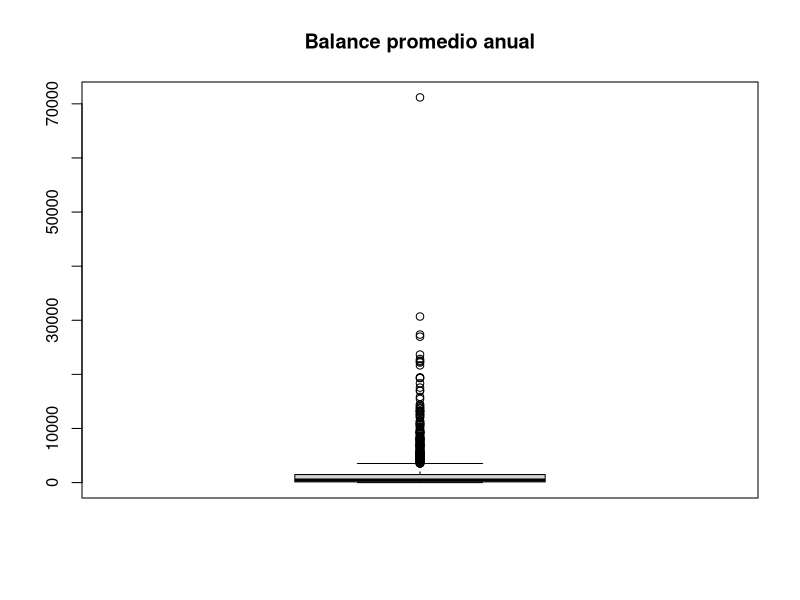
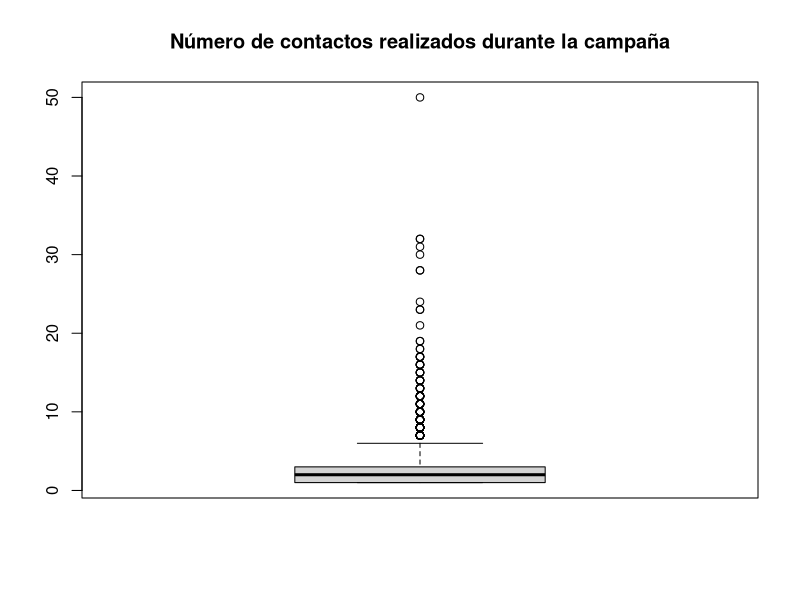
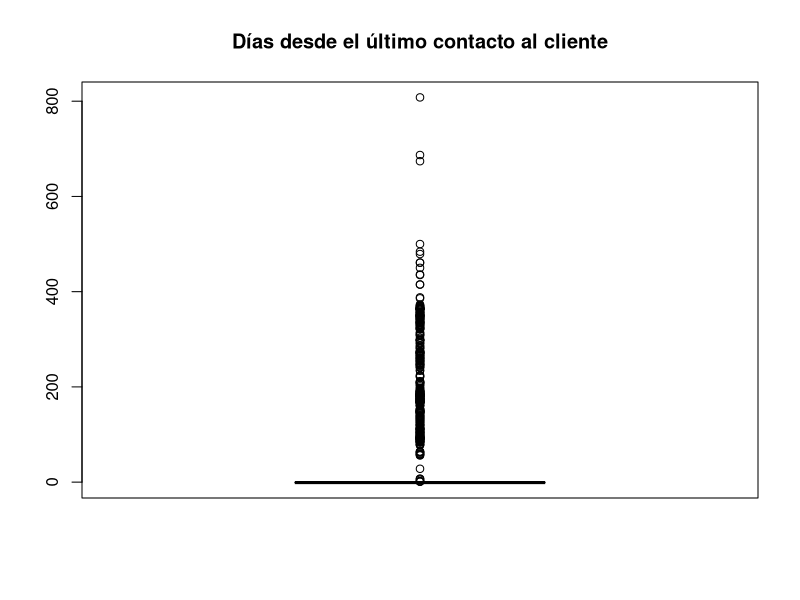
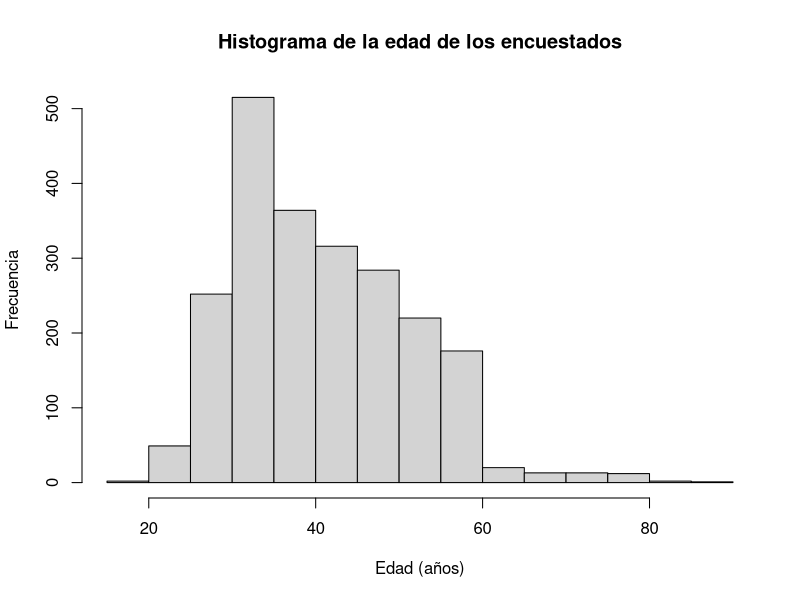
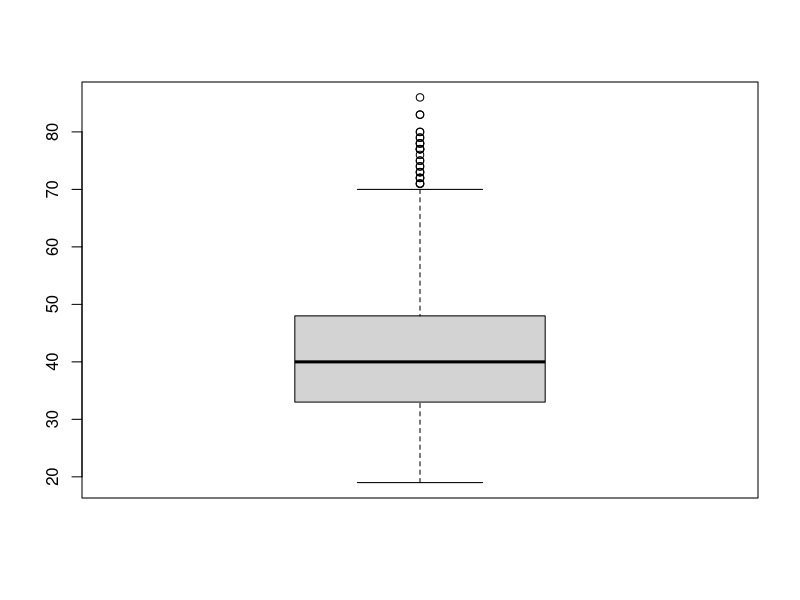
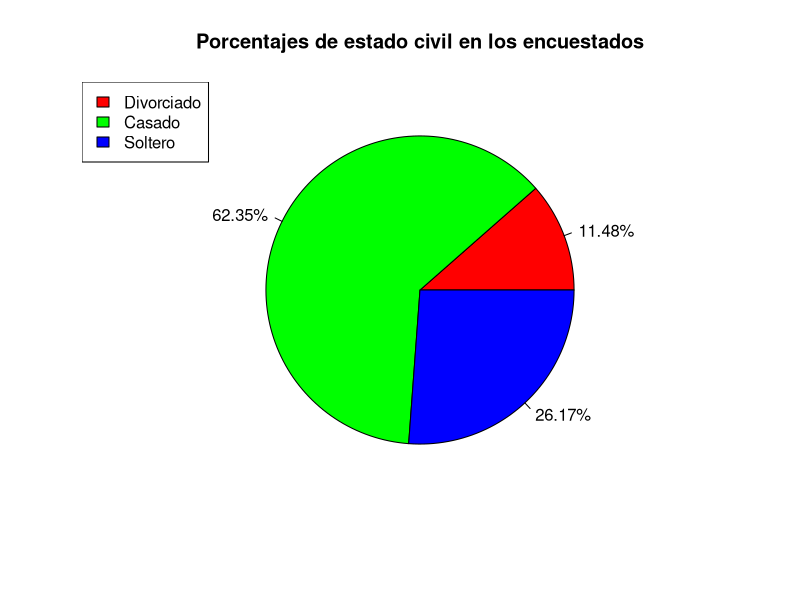
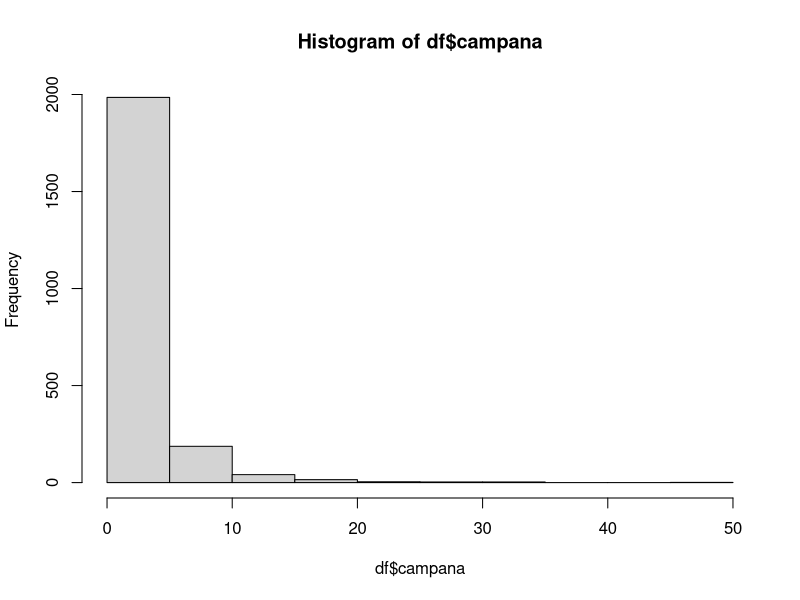
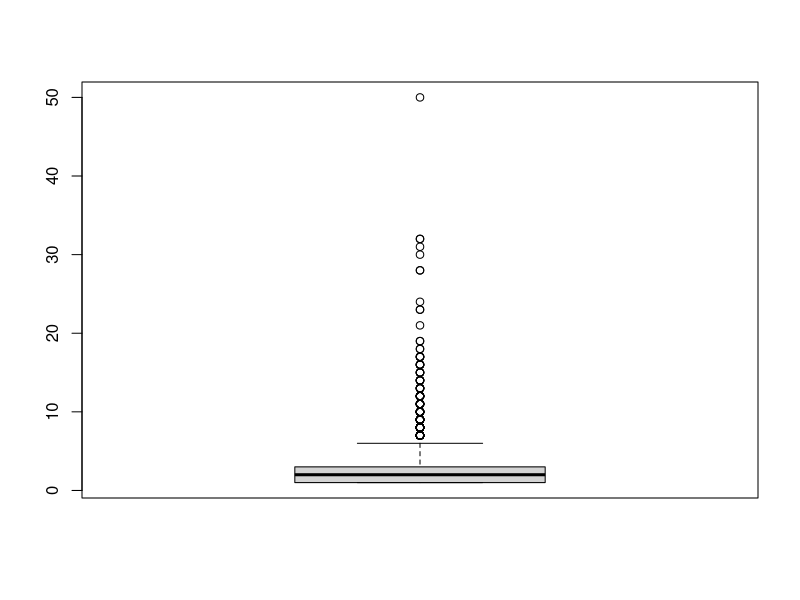

These figures' R source, in order:
## ---- chunk 1
cv <- function(x) sd(x, na.rm = TRUE) / mean(x, na.rm = TRUE)
is.discrete <- function(x) all(x == as.integer(x), na.rm = TRUE)
ran <- function(x) max(x) - min(x)
## ---- chunk 2
#| output: false

if (!require("tidyverse")) install.packages("tidyverse")
if (!require("modeest")) install.packages("modeest")
if (!require("knitr")) install.packages("knitr")
if (!require("ggplot2")) install.packages("ggplot2")

library("tidyverse") # `dplyr` viene con tidyverse
library("modeest")
library("knitr")
## ---- chunk 3
df <- read_csv("data/AdquisicionAhorro.csv")
kable(df[1:12, ])
## ---- chunk 4
if ("Adq_Ahorro" %in% colnames(df))
  df <- df %>% rename(adq_ahorro = Adq_Ahorro)
## ---- chunk 5
df <- df %>% select(edad, estciv, educacion, mora, balance, campana, pdias, adq_ahorro)
## ---- chunk 6
df$balance <- as.numeric(df$balance)
## ---- chunk 7
typeof(df$balance)
## ---- chunk 8
colSums(is.na(df))
## ---- chunk 9
# Esta función calcula la moda de una lista de datos `x`
# y la imputa en sus valores faltantes.
input_mode <- function(x) replace_na(x, mfv(x))

df$estciv <- replace_na(df$estciv, mfv(df$estciv))
df$educacion <- replace(df$educacion, is.na(df$educacion) | df$educacion == "desconocido", mfv(df$educacion))
df$mora <- replace_na(df$mora, mfv(df$mora))
## ---- chunk 10
# Esta función calcula el coeficiente de variación de `x`
# ignorando los NAs
cvs <- apply(df %>% select(edad, balance, campana), 2, cv)
cvs
## ---- chunk 11
for (colname in names(cvs)) {
  x <- df[[colname]]

  x_mean = mean(x, na.rm = TRUE)
  x_median = median(x, na.rm = TRUE)

  # Si CV < 0.3, usar la media; sino, la mediana
  replace_value <- ifelse(cvs[[colname]] < 0.3, x_mean,  x_median)

  if (is.discrete(x))
    replace_value <- round(replace_value)

  df[[colname]] <- replace_na(x, replace_value)
}
## ---- chunk 12
df <- df %>% filter(!is.na(df$pdias))
## ---- chunk 13
summary(df %>% select(edad, balance, campana, pdias))
## ---- chunk 14
boxplot(df$balance, main = "Balance promedio anual")
## ---- chunk 15
boxplot(df$campana, main = "Número de contactos realizados durante la campaña")
## ---- chunk 16
summary(df$pdias[df$pdias != -1])
## ---- chunk 17
boxplot(df$pdias, main = "Días desde el último contacto al cliente")
## ---- chunk 18
apply(df %>% select(estciv, educacion, mora, adq_ahorro), 2, unique)
## ---- chunk 19
summary(df)
kable(df[1:12, ])
## ---- chunk 20
colSums(is.na(df))
## ---- chunk 21
# Esta función imprime información relevante sobre una columna
full_summary <- function(x) {
  print(summary(x))

  if (class(x) == "numeric") {
    cat("Rango:", round(ran(x), 2), "\n")
    cat("IQR:", round(IQR(x), 2), "\n")
    cat("SD:", round(sd(x), 2), "\n")
    cat("CV:", round(cv(x), 2), "\n")
    cat("Moda:", round(mfv(x), 2), "\n")
  } else {
    freqs <- table(x)
    rel_freqs <- prop.table(freqs)
    full_table <- rbind(absolute = freqs, relative = round(rel_freqs, 2))

    cat("\n")
    cat("Frecuencias:\n")
    print(full_table)
    cat("\n")
    cat("Moda:", mfv(x), "\n")
  }
}
## ---- chunk 22
hist(
  df$edad,
  main = "Histograma de la edad de los encuestados",
  xlab = "Edad (años)",
  ylab = "Frecuencia"
)
## ---- chunk 23
boxplot(df$edad)
## ---- chunk 24
full_summary(df$edad)
## ---- chunk 25
estciv_table <- table(df$estciv)
labels <- paste0(round(100 * estciv_table / sum(estciv_table), 2), "%")

colors = rainbow(length(estciv_table))
pie(estciv_table, labels = labels, col = colors, main = "Porcentajes de estado civil en los encuestados")
legend("topleft", legend = c("Divorciado", "Casado", "Soltero"), fill = colors)
## ---- chunk 26
full_summary(df$estciv)
## ---- chunk 27
hist(df$campana)
## ---- chunk 28
boxplot(df$campana)
## ---- chunk 29
# Usaremos esta función para filtrar datos fuera de un cierto rango
filter_outliers <- function(x, factor = 1.5) {
  iqr = IQR(x)
  lower_bound = quantile(x, 0.25) - factor * iqr
  upper_bound = quantile(x, 0.75) + factor * iqr
  iqr_balances = x[x >= lower_bound & x < upper_bound]
}
## ---- chunk 30
campana_2_table <- table(filter_outliers(df$campana))

barplot(
  campana_2_table,
  main = "Gráfico de barras de campaña (sin atípicos)",
  xlab = "Número de contactos (campaña)",
  ylab = "Frecuencia"
)
## ---- chunk 31
full_summary(df$campana)
## ---- chunk 32
boxplot(
  df$edad ~ df$adq_ahorro,
  main = "Diagrama de caja de la edad de los encuestados",
  xlab = "Adquisición de la cuenta de ahorro (0 = no, 1 = sí)", ylab = "Edad (años)",
  col = rainbow(length(unique(df$adq_ahorro)))
)
## ---- chunk 33
data <- table(df$adq_ahorro, df$estciv)
mosaicplot(data, main = "Diagrama de mosaico", color = TRUE)
## ---- chunk 34
boxplot(
  df$edad ~ df$estciv,
  main = "Diagrama de caja de edades por estado civil",
  col = rainbow(length(unique(df$estciv))),
  xlab = "Estado civil",
  ylab = "Edad (años)"
)
## ---- chunk 35
ggplot(df, aes(x = campana, fill = factor(adq_ahorro))) +
  geom_histogram(bins = 30, position = "dodge", alpha = 0.7) +
  facet_wrap(~adq_ahorro, scales = "free_y") +
  labs(
    title = "Histogramas de campana por adquisición de cuenta de ahorro",
    x = "Número de contactos (campaña)",
    y = "Frecuencia",
    fill = "Adquirió cuenta (1 = Sí, 0 = No)"
  ) +
  theme_minimal()
## ---- chunk 36
resumen_campana <- df %>% 
  group_by(adq_ahorro) %>%
  summarise(
    media = mean(campana),
    mediana = median(campana),
    moda = mfv(campana),
    cv = cv(campana),
    max = max(campana),
    min = min(campana),
    rango = ran(campana),
    sd = sd(campana),
  )

kable(resumen_campana)
